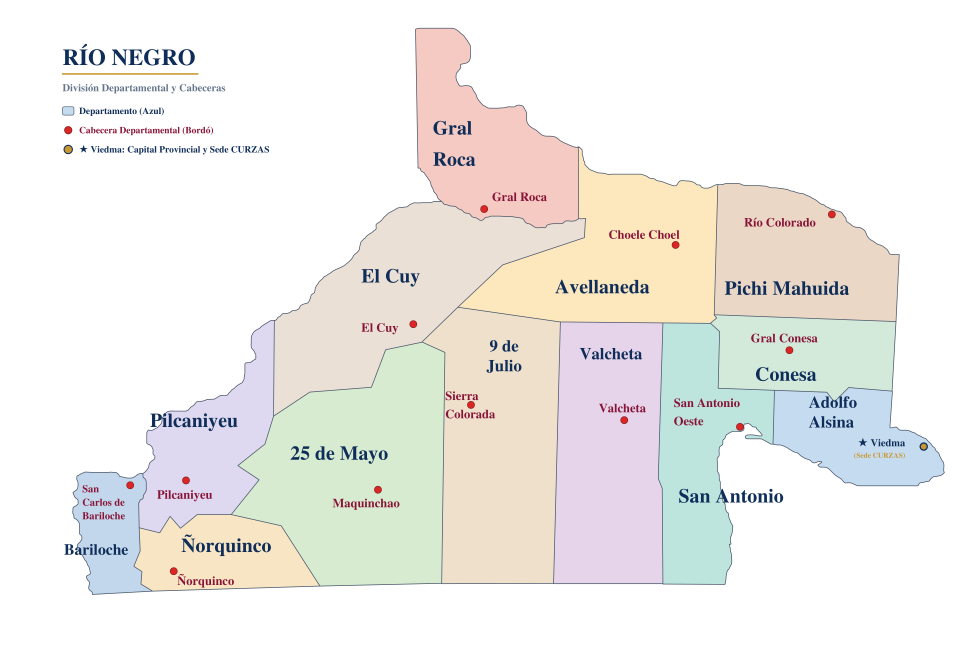
#> input picture pruebas/test_fixed.png, 3861 x 2625 px, found by its file name (shown at 1/4 size)
$ python crop_valcheta.py
#> lines starting #> are read from the running program, lines starting #| are printed output that depends on the picture
from PIL import Image

im = Image.open(r"pruebas/test_fixed.png")
#> im is the input picture: PIL image 3861x2625 RGB; mean R, G, B 239.4, 237.4, 233.8
w, h = im.size
#> w = 3861; h = 2625
sx = w / 1853
#> sx = 2.08
sy = h / 1260
#> sy = 2.08
def to_px(x, y):
    return int((x + 90) * sx), int(y * sy)

# Crop Valcheta
crop = im.crop((to_px(850, 550)[0], to_px(850, 550)[1], to_px(1150, 950)[0], to_px(1150, 950)[1]))
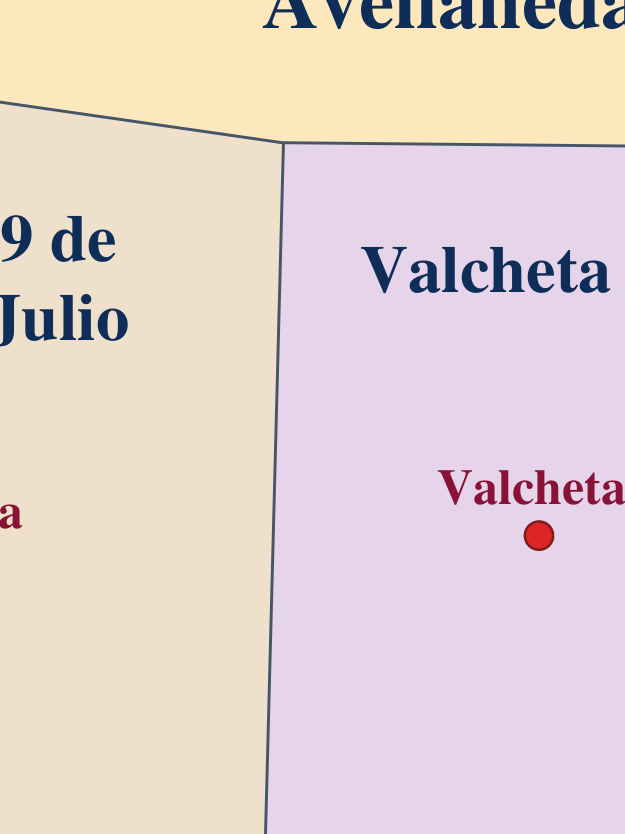
#> crop: PIL image 625x834 RGB; mean R, G, B 229.4, 212.9, 211
crop.save(r"pruebas/test_crop_valcheta.png")
print("Valcheta crop saved!")

$ run again, with pruebas/conclusiones_figura2.png copied over pruebas/test_fixed.png
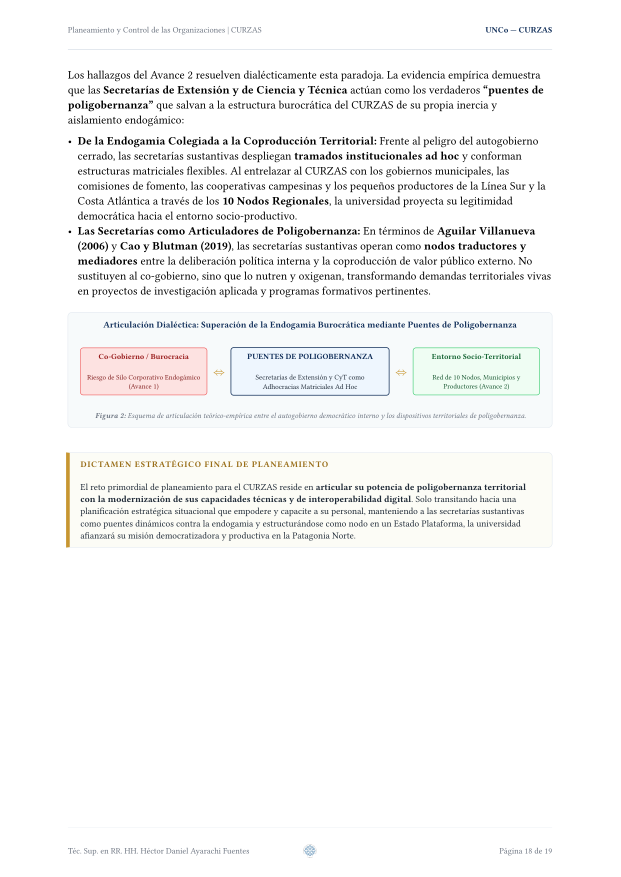
#> input picture pruebas/conclusiones_figura2.png, 1241 x 1754 px, found by its file name (shown at 1/2 size)
#> im is the input picture: PIL image 1241x1754 RGB; mean R, G, B 245.4, 245.7, 245.3
#> `crop = im.crop((to_px(850, 550)[0], to_px(850, 550)[1], to_px(1150, 95..`:
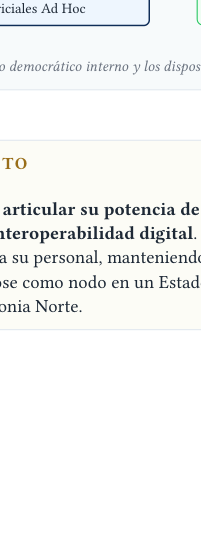
#> crop: PIL image 201x557 RGB; mean R, G, B 244.7, 245.8, 244.8

$ run again, with pruebas/foda_corregido.png copied over pruebas/test_fixed.png
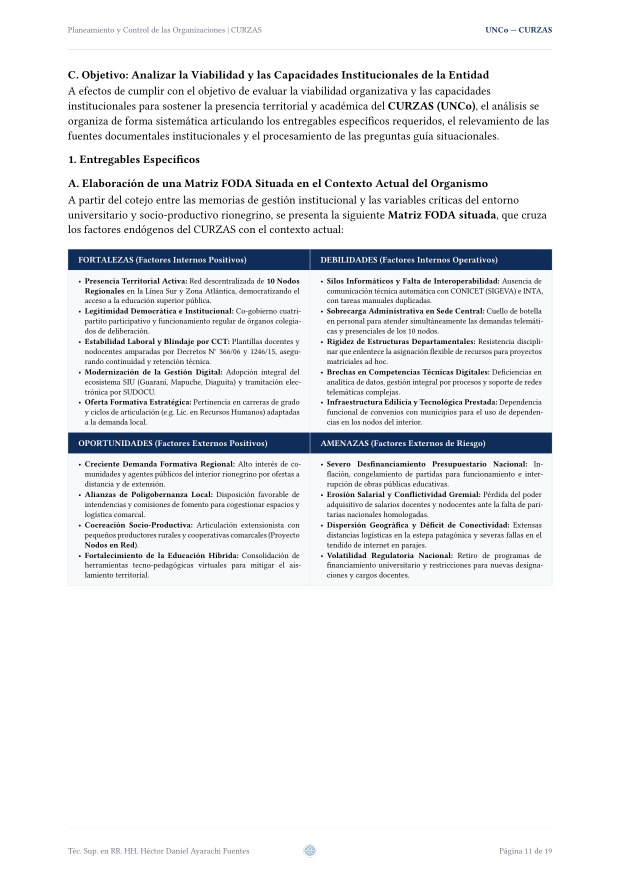
#> input picture pruebas/foda_corregido.png, 1241 x 1754 px, found by its file name (shown at 1/2 size)
#> im is the input picture: PIL image 1241x1754 RGB; mean R, G, B 234.9, 236.7, 238.4
#> `crop = im.crop((to_px(850, 550)[0], to_px(850, 550)[1], to_px(1150, 95..`:
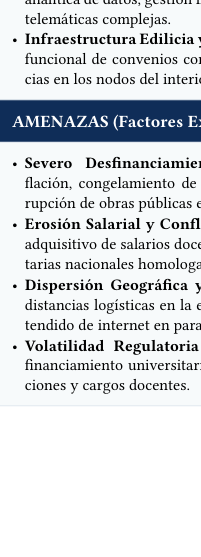
#> crop: PIL image 201x557 RGB; mean R, G, B 215.5, 219.3, 222.8

$ run again, with pruebas/official_p8.png copied over pruebas/test_fixed.png
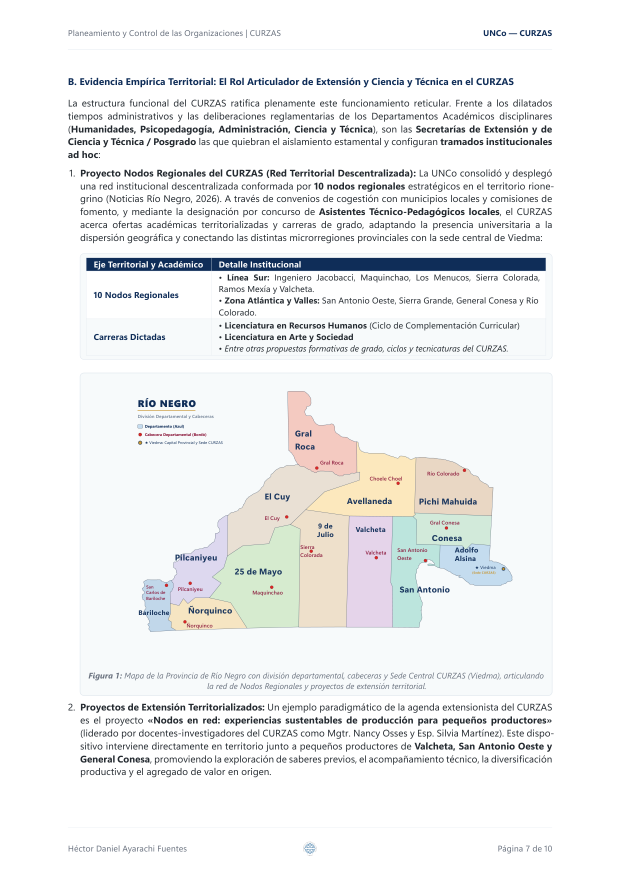
#> input picture pruebas/official_p8.png, 1241 x 1754 px, found by its file name (shown at 1/2 size)
#> im is the input picture: PIL image 1241x1754 RGB; mean R, G, B 238.9, 239.9, 240.1
#> `crop = im.crop((to_px(850, 550)[0], to_px(850, 550)[1], to_px(1150, 95..`:
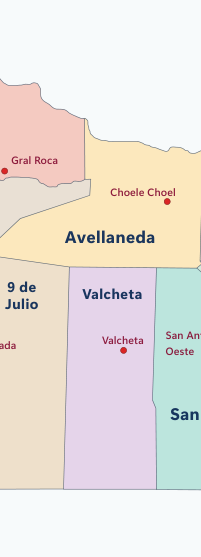
#> crop: PIL image 201x557 RGB; mean R, G, B 233.8, 227.4, 221.1
